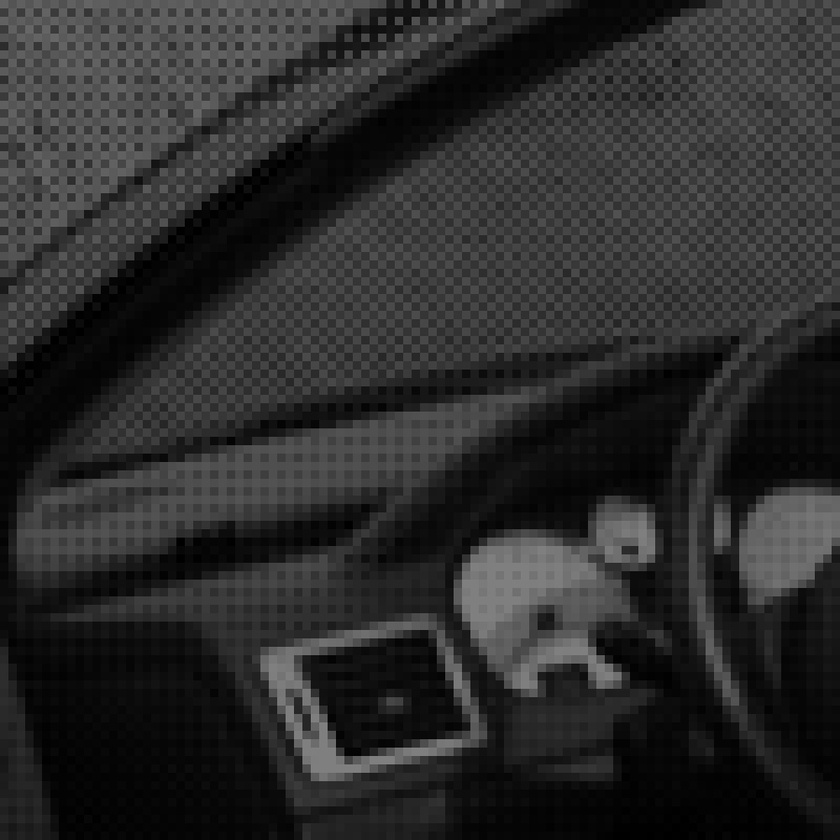
#> input picture 00-introduction/bayer_large.jpg, 840 x 840 px, shrunk from 1000 x 1000 before the run
$ jupyter execute prep_bayer_image.ipynb
#> lines starting #> are read from the running program, lines starting #| are printed output that depends on the picture
# Preparation of the bayer image exercise

[cell 1]
from skimage.io import imread, imsave
import matplotlib.pylab as plt

## Load large image

Source: https://de.wikipedia.org/wiki/Bayer-Sensor#/media/Datei:Bayer_Bild_SW_Sensor_Output.jpg

All pixels have been enlarged with factor 10, something we need to get rid of

[cell 2]
img = imread("bayer_large.jpg")
#> img is the input picture: shape (840, 840); min 0, max 138, mean 43.5

[cell 3]
plt.gray()
plt.imshow(img[:100, :100])
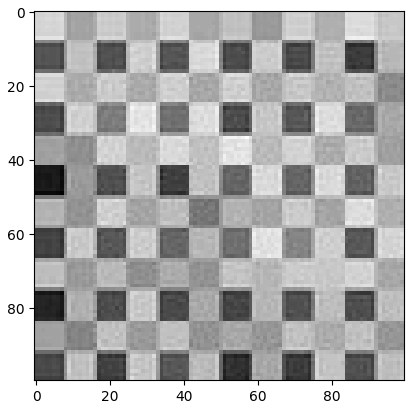
#> figure drawn by matplotlib, 1 panel

## Rescale the image

[cell 4]
img_orig = img[::10, ::10]
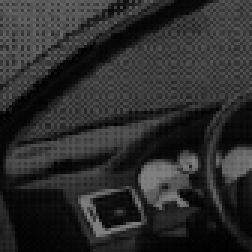
#> img_orig: shape (84, 84) (shown 3 times larger); min 0, max 129, mean 44
plt.imshow(img_orig[:10, :10])
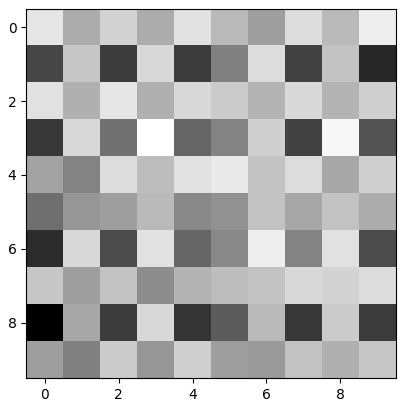
#> figure drawn by matplotlib, 1 panel
